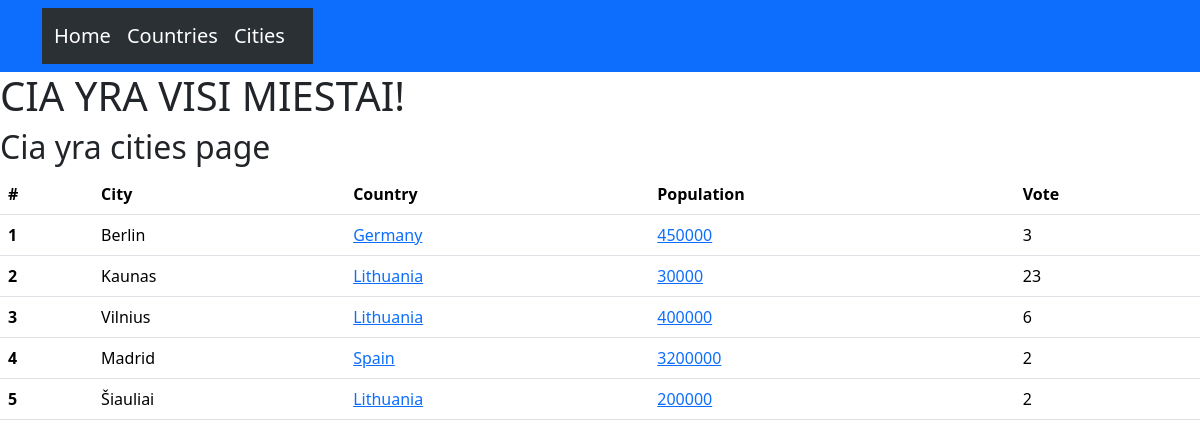
Page /country/cities on the committed database.
### country/models.py (models this page shows, shortened)
class BaseModel(models.Model):
    objects = models.Manager()
    DoesNotExist = models.Manager()
    class Meta:
        abstract = True

class City(BaseModel):
    city = models.CharField(max_length=50)
    city_population = models.IntegerField(default=0)
    country = models.ForeignKey(Country, on_delete=models.CASCADE)
    vote = models.IntegerField(default=0)

class Country(BaseModel):
    continent_choices = {
        "europa":"Europe",
        "afrika":"Africa",
        "s_amerika": "North America",
        "p_amerika": "South America",
        "azija": "Asia",
        "australija":"Australia",
        "antarktida":"Antarctic"
    }
    country = models.CharField(max_length=50, unique=True)
    population = models.IntegerField(default=0)
    pub_date = models.DateTimeField(default=now)
    continent = models.CharField(max_length=50, choices=continent_choices)

### country/views.py (the view)
# urls.py: path("cities", cities, name='cities'),
def cities(request):
    cities_list = City.objects.all()
    context = {'cities': cities_list, 'country':'all', 'population':0}
    return render(request, "country/cities.html", context)

### country/templates/country/cities.html
{% extends 'base.html' %}
{% block content %}
  {% if population > 0 %}
    <h1>CIA YRA NUFILTRUOTI MIESTAI, daugiau nei {{population}} gyventoju</h1>
  {% else %}
  <h1>CIA YRA VISI MIESTAI!</h1>
  {% endif %}
<body>
<h2>Cia yra cities page</h2>
    <table class="table">
  <thead>
    <tr>
      <th scope="col">#</th>
      <th scope="col">City</th>
      <th scope="col">Country</th>
      <th scope="col">Population</th>
      <th scope="col">Vote</th>
    </tr>
  </thead>
  <tbody>
      {% for city in cities %}
        <tr>
          <th scope="row">{{forloop.counter}}</th>
          <td>{{city.city}}</td>
          <td><a href="{% url 'countries:by_country' city.country.country %}">{{ city.country.country}}</a></td>
          <td><a href="{% url 'countries:greater' city.city_population   %}">{{ city.city_population}}</a>
          <td>{{city.vote}}</td>
        </tr>
      {% endfor %}
  </tbody>
    </table>
</body>
{% endblock %}

### templates/base.html (shortened to what this page needs)
<!doctype html>
<html lang="en">
  <head>
    <link href="https://cdn.jsdelivr.net/npm/bootstrap@5.3.2/dist/css/bootstrap.min.css" rel="stylesheet">
  </head>
  <body>
    <nav class="navbar bg-primary" data-bs-theme="dark">
      <div class="container">
          <nav class="navbar navbar-expand-lg bg-body-tertiary">
            <div class="container-fluid">
              <a class="navbar-brand" href="{% url 'home' %}">Home</a>
              <a class="navbar-brand" href="{% url 'countries:countries' %}">Countries</a>
              <a class="navbar-brand" href="{% url 'countries:cities' %}">Cities</a>
            </div>
          </nav>
      </div>
</nav>
    {% block content %}
    {% endblock %}
  </body>
</html>

### rows in the picture
City: city "Berlin", country.country "Germany", city_population "450000", vote "3"
City: city "Kaunas", country.country "Lithuania", city_population "30000", vote "23"
City: city "Vilnius", country.country "Lithuania", city_population "400000", vote "6"
City: city "Madrid", country.country "Spain", city_population "3200000", vote "2"
City: city "Šiauliai", country.country "Lithuania", city_population "200000", vote "2"
